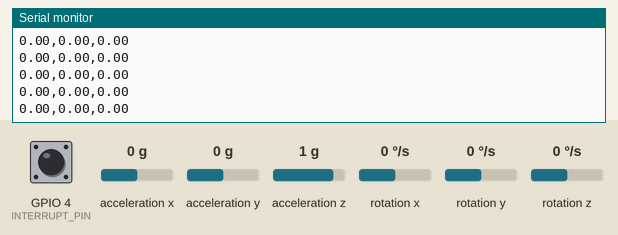
This sketch was run on a simulated ESP32. Shown: the last lines printed to the serial monitor. The test bench sets the inputs (shaded band); at power-on: acceleration x 0 g, acceleration y 0 g, acceleration z 1 g, rotation z 0 °/s, GPIO 4 (INTERRUPT_PIN) LOW, rotation x 0 °/s, rotation y 0 °/s. The sensor or clock chip raises its interrupt line as the real part does.

Above: at 1.7 s.
1.8 s: acceleration x set to -1.4 g
At 2.5 s:
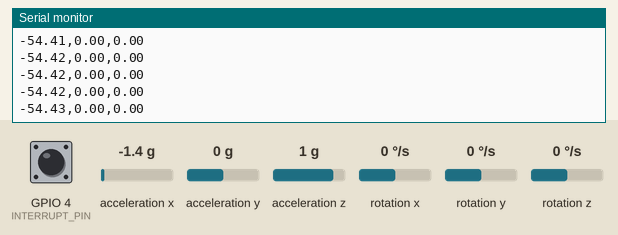
3.3 s: acceleration y set to -1.4 g
At 4.4 s:
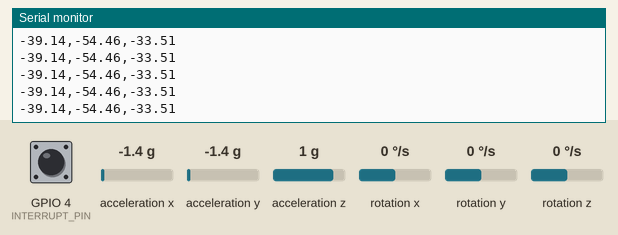
4.8 s: acceleration z set to -1.4 g
At 5.9 s:
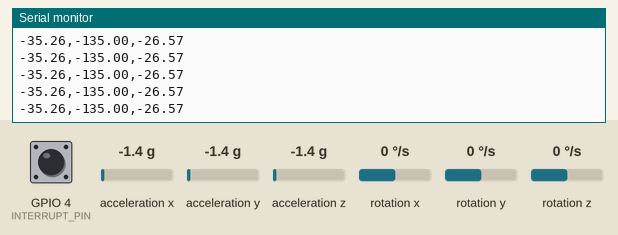
6.3 s: rotation z set to -192 °/s
At 7.2 s:
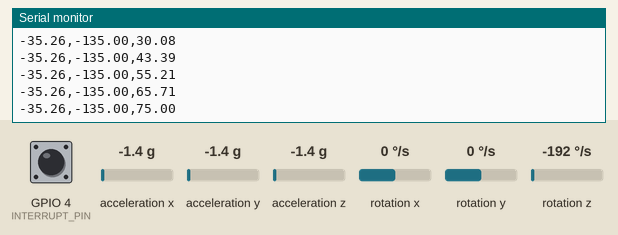
Timing chart, 0 to 8.8 s (numbered marks = the images above; inputs shaded):
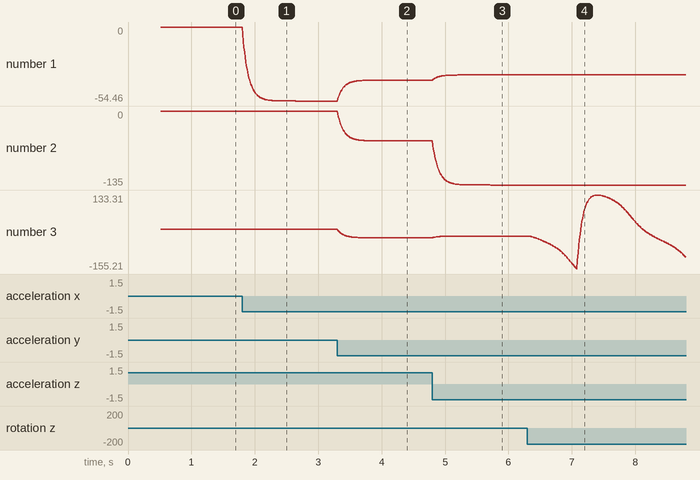

The sketch:

Drone_Yaw__Pitch__Roll.ino
```cpp
#include <Wire.h>
#include "MPU6050_6Axis_MotionApps20.h"

// MPU6050 object
MPU6050 mpu;

// INT pin
#define INTERRUPT_PIN 4

// DMP
bool dmpReady = false;
uint8_t mpuIntStatus;
uint16_t packetSize;
uint16_t fifoCount;
uint8_t fifoBuffer[64];

// Quaternion and gravity
Quaternion q;
VectorFloat gravity;
float ypr[3];

// Calibration / offsets
#define GX_OFFSET 94
#define GY_OFFSET 171
#define GZ_OFFSET -185
#define AZ_OFFSET 1788  // optional accel offset if needed

// Interrupt flag
volatile bool mpuInterrupt = false;

// Store starting reference
float startYaw = 0, startPitch = 0, startRoll = 0;
bool referenceSet = false;

// Low-pass smoothing
float spitch = 0, sroll = 0, syaw = 0;

void IRAM_ATTR dmpDataReady() {
  mpuInterrupt = true;
}

void setup() {
  Serial.begin(115200);
  Wire.begin(21, 22); // SDA, SCL

  mpu.initialize();
  pinMode(INTERRUPT_PIN, INPUT);

  // Apply offsets
  mpu.setXGyroOffset(GX_OFFSET);
  mpu.setYGyroOffset(GY_OFFSET);
  mpu.setZGyroOffset(GZ_OFFSET);
  mpu.setZAccelOffset(AZ_OFFSET);

  uint8_t devStatus = mpu.dmpInitialize();

  if (devStatus == 0) {
    mpu.setDMPEnabled(true);
    attachInterrupt(digitalPinToInterrupt(INTERRUPT_PIN), dmpDataReady, RISING);
    mpuIntStatus = mpu.getIntStatus();
    dmpReady = true;
    packetSize = mpu.dmpGetFIFOPacketSize();
    Serial.println("DMP Ready with INT");
  } else {
    Serial.print("DMP Initialization failed: ");
    Serial.println(devStatus);
  }
}

void loop() {
  if (!dmpReady) return;

  if (!mpuInterrupt && fifoCount < packetSize) return;
  mpuInterrupt = false;

  mpuIntStatus = mpu.getIntStatus();
  fifoCount = mpu.getFIFOCount();

  if ((mpuIntStatus & 0x10) || fifoCount == 1024) {
    mpu.resetFIFO();
  } else if (mpuIntStatus & 0x02) {
    while (fifoCount < packetSize) fifoCount = mpu.getFIFOCount();
    mpu.getFIFOBytes(fifoBuffer, packetSize);
    fifoCount -= packetSize;

    // Get orientation
    mpu.dmpGetQuaternion(&q, fifoBuffer);
    mpu.dmpGetGravity(&gravity, &q);
    mpu.dmpGetYawPitchRoll(ypr, &q, &gravity);

    float yaw = ypr[0] * 180/M_PI;
    float pitch = ypr[1] * 180/M_PI;
    float roll = ypr[2] * 180/M_PI;

    // Set reference starting orientation
    if (!referenceSet) {
      startYaw = yaw;
      startPitch = pitch;
      startRoll = roll;
      referenceSet = true;
    }

    // Relative orientation
    float relYaw = yaw - startYaw;
    float relPitch = pitch - startPitch;
    float relRoll = roll - startRoll;

    // Low-pass smoothing
    spitch = 0.9 * spitch + 0.1 * relPitch;
    sroll  = 0.9 * sroll  + 0.1 * relRoll;
    syaw   = 0.9 * syaw   + 0.1 * relYaw;

    // Send to Processing
    Serial.print(spitch); Serial.print(",");
    Serial.print(sroll); Serial.print(",");
    Serial.println(syaw);
  }
}
```

Measured:
- after the input at 1.8 s, the serial monitor: prints a new line at once (image 1)
- after the input at 3.3 s, the serial monitor: prints a new line at once (image 2)
- plotted number 1: 0 → -54.46 after the input at 1.8 s, -54.46 → -39.14 after the input at 3.3 s
- plotted number 3: 0 → -33.51 after the input at 3.3 s
